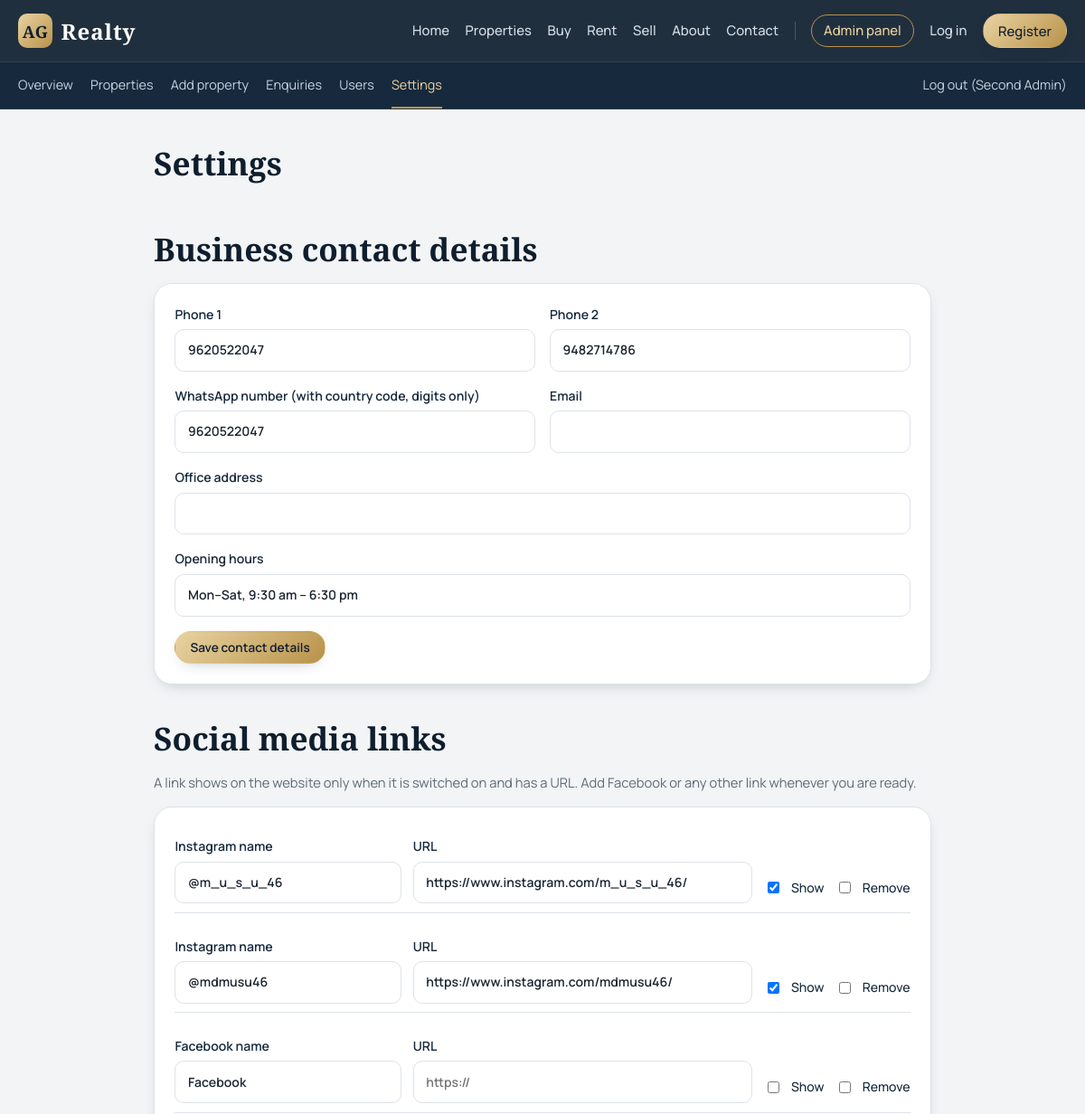
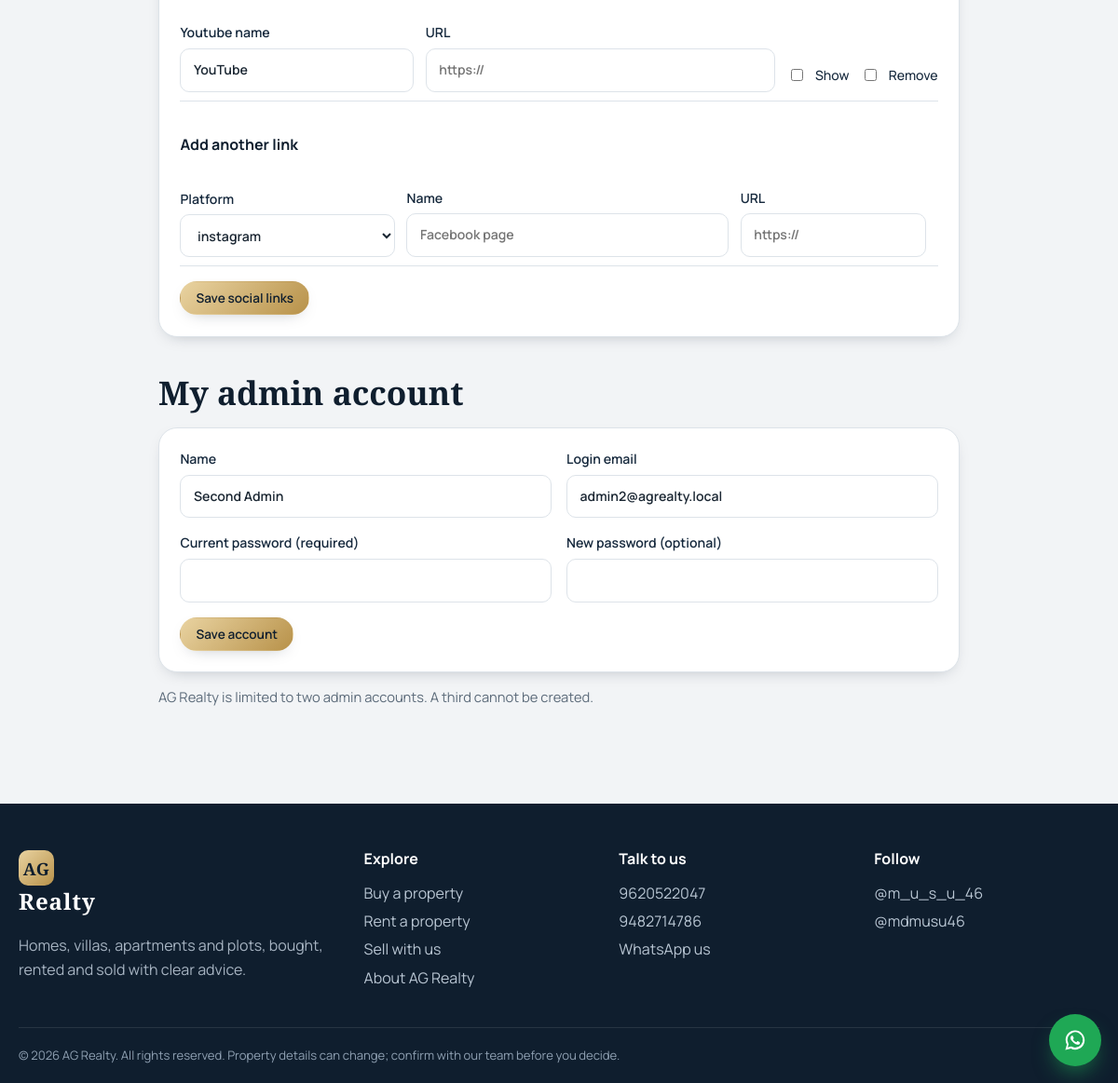
The page /admin/settings (signed in) on the database its author committed (2 pictures, top to bottom).
### tables this page shows
CREATE TABLE admins (
  id INTEGER PRIMARY KEY AUTOINCREMENT,
  name TEXT NOT NULL,
  email TEXT NOT NULL UNIQUE,
  password_hash TEXT NOT NULL,
  role TEXT NOT NULL DEFAULT 'admin',
  created_at TEXT NOT NULL DEFAULT CURRENT_TIMESTAMP
);

CREATE TABLE settings (
  key TEXT PRIMARY KEY,
  value TEXT NOT NULL DEFAULT ''
);

CREATE TABLE social_links (
  id INTEGER PRIMARY KEY AUTOINCREMENT,
  platform TEXT NOT NULL,
  label TEXT NOT NULL,
  url TEXT NOT NULL DEFAULT '',
  active INTEGER NOT NULL DEFAULT 1,
  sort_order INTEGER NOT NULL DEFAULT 0
);

### app.py (the view, shortened to what this page needs)
@app.route("/admin/settings", methods=["GET", "POST"])
@admin_required
def admin_settings():
    d, f, a = db(), request.form, current_admin()
    return render_template("admin/settings.html",
                           links=d.execute("SELECT * FROM social_links ORDER BY sort_order,id").fetchall())

### app.py (called while the page is built)
def db():
    if "db" not in g:
        g.db = get_db()
    return g.db

def csrf_token():
    if "csrf" not in session:
        session["csrf"] = secrets.token_hex(16)
    return session["csrf"]

@app.before_request
def csrf_protect():
    if request.method == "POST":
        sent = request.form.get("csrf_token") or request.headers.get("X-CSRF-Token") or ""
        expected = session.get("csrf")
        if not expected or not sent or not secrets.compare_digest(sent, expected):
            abort(400, "Your security token expired. Go back, refresh the page and try again.")

@app.after_request
def headers(resp):
    resp.headers.setdefault("X-Content-Type-Options", "nosniff")
    resp.headers.setdefault("X-Frame-Options", "SAMEORIGIN")
    resp.headers.setdefault("Referrer-Policy", "strict-origin-when-cross-origin")
    return resp

def current_user():
    if "cu" not in g:
        g.cu = None
        if session.get("user_id"):
            g.cu = db().execute("SELECT * FROM users WHERE id=? AND is_active=1", (session["user_id"],)).fetchone()
            if not g.cu:
                session.pop("user_id", None)
    return g.cu

def current_admin():
    if "ca" not in g:
        g.ca = None
        if session.get("admin_id"):
            g.ca = db().execute("SELECT * FROM admins WHERE id=?", (session["admin_id"],)).fetchone()
    return g.ca

def admin_required(fn):
    @wraps(fn)
    def wrap(*a, **kw):
        if not current_admin():
            return redirect(url_for("admin_login", next=request.path))
        return fn(*a, **kw)
    return wrap

def digits(s):
    d = re.sub(r"\D", "", s or "")
    return "91" + d if len(d) == 10 else d

@app.context_processor
def inject():
    d = db()
    site = {r["key"]: r["value"] for r in d.execute("SELECT key, value FROM settings")}
    socials = d.execute("SELECT * FROM social_links WHERE active=1 AND url!='' ORDER BY sort_order, id").fetchall()
    def wa_link(text=""):
        return f"https://wa.me/{digits(site.get('whatsapp'))}?text={quote(text)}"
    return dict(now_year=time.strftime('%Y'), site=site, socials=socials, current_user=current_user(), current_admin=current_admin(),
                csrf_token=csrf_token, media_url=media_url, wa_link=wa_link, IMAGE_KINDS=IMAGE_KINDS,
                VIDEO_KINDS=VIDEO_KINDS, FACILITY_CATS=FACILITY_CATS, PROPERTY_TYPES=PROPERTY_TYPES,
                VISUAL_CHOICES=VISUAL_CHOICES)

### templates/admin/settings.html (shortened to what this page needs)
{% extends "base.html" %}
{% block content %}
{% include "admin/_nav.html" %}
<section class="wrap section narrow">
  <h1 class="h2">Settings</h1>
  <h2>Business contact details</h2>
  <form class="form side-card" method="post"><input type="hidden" name="csrf_token" value="{{ csrf_token() }}"><input type="hidden" name="part" value="contact">
    <div class="two"><label>Phone 1<input name="phone1" value="{{ site.phone1 }}"></label><label>Phone 2<input name="phone2" value="{{ site.phone2 }}"></label></div>
    <div class="two"><label>WhatsApp number (with country code, digits only)<input name="whatsapp" value="{{ site.whatsapp }}"></label><label>Email<input name="email" type="email" value="{{ site.email }}"></label></div>
    <label>Office address<input name="address" value="{{ site.address }}"></label>
    <label>Opening hours<input name="hours" value="{{ site.hours }}"></label>
    <button class="btn btn-gold btn-sm">Save contact details</button>
  </form>
  <h2 class="mt">Social media links</h2>
  <p class="note">A link shows on the website only when it is switched on and has a URL. Add Facebook or any other link whenever you are ready.</p>
  <form class="form side-card" method="post"><input type="hidden" name="csrf_token" value="{{ csrf_token() }}"><input type="hidden" name="part" value="social">
    {% for s in links %}<div class="social-row"><input type="hidden" name="id" value="{{ s.id }}">
      <label>{{ s.platform|capitalize }} name<input name="label_{{ s.id }}" value="{{ s.label }}"></label>
      <label>URL<input name="url_{{ s.id }}" type="url" value="{{ s.url }}" placeholder="https://"></label>
      <label class="check"><input type="checkbox" name="active_{{ s.id }}" {{ 'checked' if s.active }}> Show</label>
      <label class="check"><input type="checkbox" name="remove_{{ s.id }}"> Remove</label></div>{% endfor %}
    <h4>Add another link</h4>
    <div class="social-row"><label>Platform<select name="new_platform"><option>instagram</option><option>facebook</option><option>youtube</option><option>x</option><option>linkedin</option><option>link</option></select></label>
      <label>Name<input name="new_label" placeholder="Facebook page"></label><label>URL<input name="new_url" type="url" placeholder="https://"></label></div>
    <button class="btn btn-gold btn-sm">Save social links</button>
  </form>
  <h2 class="mt">My admin account</h2>
  <form class="form side-card" method="post"><input type="hidden" name="csrf_token" value="{{ csrf_token() }}"><input type="hidden" name="part" value="account">
    <div class="two"><label>Name<input name="name" value="{{ current_admin.name }}"></label><label>Login email<input name="email" type="email" value="{{ current_admin.email }}"></label></div>
    <div class="two"><label>Current password (required)<input name="current_password" type="password" required autocomplete="current-password"></label><label>New password (optional)<input name="new_password" type="password" minlength="8" autocomplete="new-password"></label></div>
    <button class="btn btn-gold btn-sm">Save account</button>
  </form>
  <p class="note">AG Realty is limited to two admin accounts. A third cannot be created.</p>
</section>
{% endblock %}

### templates/base.html (shortened to what this page needs)
<!doctype html>
<html lang="en">
<head>
<link rel="stylesheet" href="{{ url_for('static', filename='css/style.css') }}">
</head>
<body data-csrf="{{ csrf_token() }}" data-logged-in="{{ 1 if current_user else 0 }}" data-login-url="{{ url_for('login') }}">
<header class="site-header">
  <div class="wrap bar">
    <a class="brand" href="{{ url_for('index') }}" aria-label="AG Realty home"><span class="mark">AG</span><span class="brand-name">Realty</span></a>
    <nav id="nav" class="nav">
      <a href="{{ url_for('index') }}" {% if request.endpoint=='index' %}class="on"{% endif %}>Home</a>
      <a href="{{ url_for('properties') }}" {% if request.endpoint in ('properties','property_detail') %}class="on"{% endif %}>Properties</a>
      <a href="{{ url_for('buy') }}" {% if request.endpoint=='buy' %}class="on"{% endif %}>Buy</a>
      <a href="{{ url_for('rent') }}" {% if request.endpoint=='rent' %}class="on"{% endif %}>Rent</a>
      <a href="{{ url_for('sell') }}" {% if request.endpoint=='sell' %}class="on"{% endif %}>Sell</a>
      <a href="{{ url_for('about') }}" {% if request.endpoint=='about' %}class="on"{% endif %}>About</a>
      <a href="{{ url_for('contact') }}" {% if request.endpoint=='contact' %}class="on"{% endif %}>Contact</a>
      {% if current_admin %}<a href="{{ url_for('admin_home') }}" class="pill">Admin panel</a>{% endif %}
      {% if current_user %}
        <a href="{{ url_for('favorites') }}">Favorites</a>
        <a href="{{ url_for('dashboard') }}">My account</a>
        <form method="post" action="{{ url_for('logout') }}" class="inline"><input type="hidden" name="csrf_token" value="{{ csrf_token() }}"><button class="linklike">Log out</button></form>
      {% else %}
        <a href="{{ url_for('login') }}">Log in</a>
        <a href="{{ url_for('register') }}" class="btn btn-sm btn-gold">Register</a>
      {% endif %}
    </nav>
  </div>
</header>
<main>{% block content %}{% endblock %}</main>
<footer class="site-footer">
  <div class="wrap foot-grid">
    <div>
      <a class="brand light" href="{{ url_for('index') }}"><span class="mark">AG</span><span class="brand-name">Realty</span></a>
      <p class="muted-l">Homes, villas, apartments and plots, bought, rented and sold with clear advice.</p>
    </div>
    <div>
      <h4>Explore</h4>
      <a href="{{ url_for('buy') }}">Buy a property</a><a href="{{ url_for('rent') }}">Rent a property</a>
      <a href="{{ url_for('sell') }}">Sell with us</a><a href="{{ url_for('about') }}">About AG Realty</a>
    </div>
    <div>
      <h4>Talk to us</h4>
      {% if site.phone1 %}<a href="tel:+91{{ site.phone1 }}">{{ site.phone1 }}</a>{% endif %}
      {% if site.phone2 %}<a href="tel:+91{{ site.phone2 }}">{{ site.phone2 }}</a>{% endif %}
      <a href="{{ wa_link('Hello AG Realty, I would like to know more about your properties.') }}" target="_blank" rel="noopener">WhatsApp us</a>
    </div>
    <div>
      <h4>Follow</h4>
      {% for s in socials %}<a href="{{ s.url }}" target="_blank" rel="noopener">{{ s.label }}</a>{% else %}<span class="muted-l">Social links coming soon.</span>{% endfor %}
    </div>
  </div>
  <div class="wrap legal">© {{ now_year }} AG Realty. All rights reserved. Property details can change; confirm with our team before you decide.</div>
</footer>
<a class="wa-float" href="{{ wa_link('Hello AG Realty, I have an enquiry about a property.') }}" target="_blank" rel="noopener" aria-label="Chat on WhatsApp">
</a>
</body>
</html>

### templates/admin/_nav.html (shortened to what this page needs)
<div class="admin-bar"><div class="wrap">
  <a href="{{ url_for('admin_home') }}" class="{{ 'on' if request.endpoint=='admin_home' }}">Overview</a>
  <a href="{{ url_for('admin_properties') }}" class="{{ 'on' if request.endpoint in ('admin_properties','admin_property_edit') }}">Properties</a>
  <a href="{{ url_for('admin_property_new') }}" class="{{ 'on' if request.endpoint=='admin_property_new' }}">Add property</a>
  <a href="{{ url_for('admin_enquiries') }}" class="{{ 'on' if request.endpoint=='admin_enquiries' }}">Enquiries</a>
  <a href="{{ url_for('admin_users') }}" class="{{ 'on' if request.endpoint=='admin_users' }}">Users</a>
  <a href="{{ url_for('admin_settings') }}" class="{{ 'on' if request.endpoint=='admin_settings' }}">Settings</a>
  <form method="post" action="{{ url_for('admin_logout') }}" class="inline"><input type="hidden" name="csrf_token" value="{{ csrf_token() }}"><button class="linklike">Log out ({{ current_admin.name }})</button></form>
</div></div>

### rows shown on the page
admins: name "Second Admin", email "admin2@agrealty.local"
settings: phone1 "9620522047"
settings: phone2 "9482714786"
settings: whatsapp "9620522047"
settings: hours "Mon–Sat, 9:30 am – 6:30 pm"
social_links: platform "Instagram", label "@m_u_s_u_46", url "https://www.instagram.com/m_u_s_u_46/"
social_links: platform "Instagram", label "@mdmusu46", url "https://www.instagram.com/mdmusu46/"
social_links: platform "Facebook", label "Facebook"
social_links: platform "Youtube", label "YouTube"

### other values the page prints
{{ now_year }} "2026"
